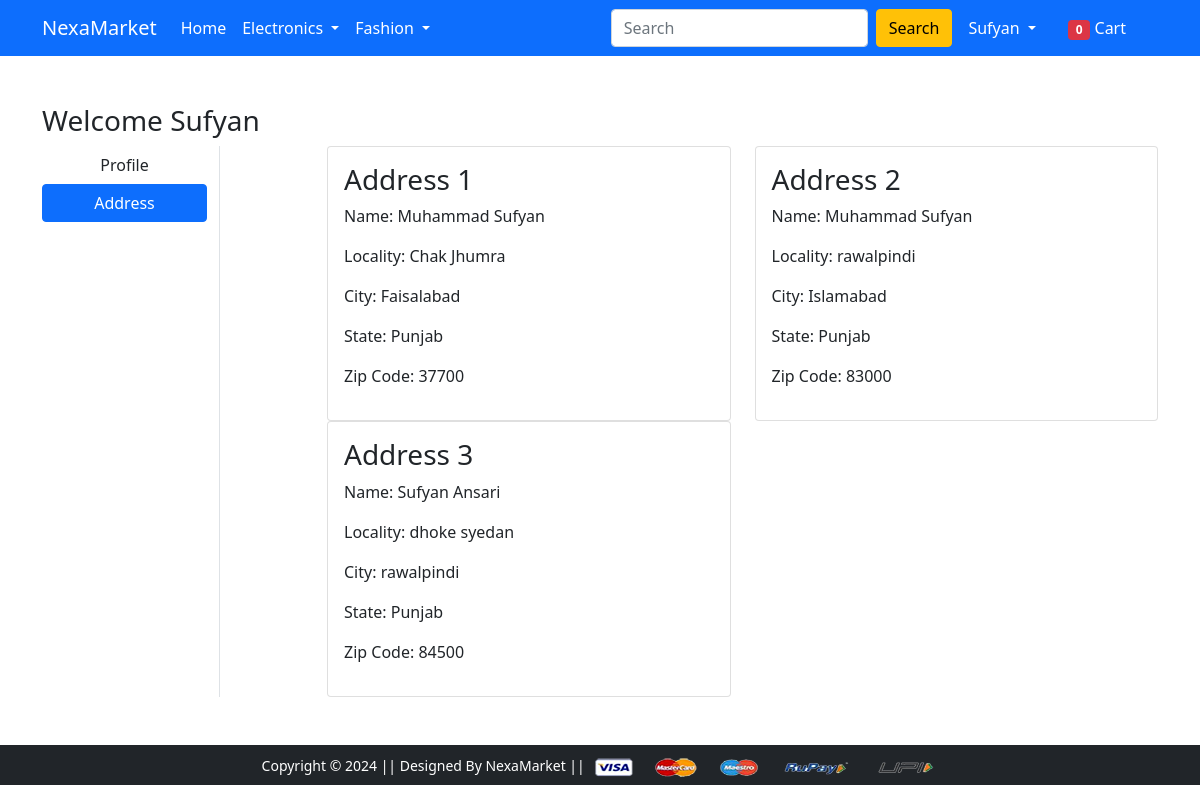
The app's page /address/ (signed in) with its own data.
### app/models.py (models this page shows, shortened)
class Customer(models.Model):
    user = models.ForeignKey(User, on_delete=models.CASCADE)
    name = models.CharField(max_length=200)
    locality = models.CharField(max_length=200)
    city = models.CharField(max_length=50)
    zipcode = models.IntegerField()
    state = models.CharField(choices=STATE_CHOICE,max_length=50)

### app/views.py (the view)
# urls.py: path('address/', views.address, name='address'),
@login_required
def address(request):
 address = Customer.objects.filter(user=request.user)
 current_items = 0
 if request.user.is_authenticated:
  current_items = len(Cart.objects.filter(user=request.user))
 return render(request, 'app/address.html',{'address':address,'active':
 'btn-primary','current_items':current_items})

### app/templates/app/address.html (shortened to what this page needs)
{% extends 'app/base.html' %}
{% load static %}
{% block main-content %}
<div class="container my-5">
 <div class="row">
 <h3>Welcome {{request.user|capfirst}}</h3>
  <div class="col-sm-2 border-end">
   <ul class="list-unstyled">
    <li class="d-grid"><a href="{% url 'profile' %}" class="btn ">Profile</a></li>
    <li class="d-grid"><a href="{% url 'address' %}" class="btn {{active}}">Address</a></li>
   </ul>
  </div>
  <div class="col-sm-9 offset-sm-1">
   <div class="row">
    {% for add in address %}
    <div class="col-sm-6">
     <div class="card">
      <div class="card-body">
       <h3>Address {{forloop.counter}}</h3>
       <p>Name: {{add.name}}</p>
       <p>Locality: {{add.locality}}</p>
       <p>City: {{add.city}}</p>
       <p>State: {{add.state}}</p>
       <p>Zip Code: {{add.zipcode}}</p>
      </div>
     </div>
    </div>
    {% endfor %}
   </div>
  </div>
 </div>
</div>
{% endblock main-content %}

### app/templates/app/base.html (shortened to what this page needs)
<!doctype html>
{% load static %}
<html lang="en">
  <head>
    <link href="https://cdn.jsdelivr.net/npm/bootstrap@5.0.0-beta1/dist/css/bootstrap.min.css" rel="stylesheet">
    <link rel="stylesheet" href="{% static 'app/css/owl.carousel.min.css' %}">
    <link rel="stylesheet" href="{% static 'app/css/all.min.css' %}">
    <link rel="stylesheet" href="{% static 'app/css/style.css' %}">
  </head>
  <body>
    <nav class="navbar navbar-expand-lg navbar-dark bg-primary">
     <div class="container">
       <a class="navbar-brand" href="/">NexaMarket</a>
       <div class="collapse navbar-collapse" id="navbarSupportedContent">
         <ul class="navbar-nav me-auto mb-2 mb-lg-0">
           <li class="nav-item">
             <a class="nav-link active" aria-current="page" href="/">Home</a>
           </li>
           <li class="nav-item dropdown">
             <a class="nav-link dropdown-toggle text-white" href="#" id="electronicsDropdown" role="button" data-bs-toggle="dropdown" aria-expanded="false">
               Electronics
             </a>
           </li>
           <li class="nav-item dropdown">
             <a class="nav-link dropdown-toggle text-white" href="#" id="fashionDropdown" role="button" data-bs-toggle="dropdown" aria-expanded="false">
               Fashion
             </a>
           </li>
         </ul>
         <form class="d-flex">
           <input class="form-control me-2" type="search" placeholder="Search" aria-label="Search">
           <button class="btn btn-warning" type="submit">Search</button>
         </form>
         <div>
          <ul class="navbar-nav me-auto mb-2 mb-lg-0">
            {% if request.user.is_authenticated %}
           <li class="nav-item dropdown mx-2">
              <a class="nav-link dropdown-toggle text-white" href="#" id="profileDropdown" role="button" data-bs-toggle="dropdown" aria-expanded="false">
                {{request.user|capfirst}}
              </a>
            </li>
            <li class="nav-item mx-2">
             <a href="{% url 'show_cart' %}" class="nav-link text-white"><span class="badge bg-danger">{{current_items}}</span> Cart </a>
            </li>
              {% else %}
             <a href="{% url 'login' %}" class="nav-link text-white">Login</a>
            </li>
            <li class="nav-item mx-2">
             <a href="{% url 'customerregistration' %}" class="nav-link text-white">Registration</a>
            </li>
            {% endif %}
          </ul>
         </div>
       </div>
     </div>
    </nav>
    {% block main-content %} {% endblock main-content %}
    <footer class="container-fluid bg-dark text-center p-2 mt-5">
        <small class="text-white">Copyright &copy; 2024 || Designed By NexaMarket || </small>
        <img src="{% static 'app/images/payment.png' %}" alt="" srcset="" class="img-fluid" height="2px">
    </footer>
  </body>
</html>

### records on screen
Customer: name "Muhammad Sufyan", locality "Chak Jhumra", city "Faisalabad", state "Punjab", zipcode "37700"
Customer: name "Muhammad Sufyan", locality "rawalpindi", city "Islamabad", state "Punjab", zipcode "83000"
Customer: name "Sufyan Ansari", locality "dhoke syedan", city "rawalpindi", state "Punjab", zipcode "84500"

### other values on screen
{{ request.user|capfirst }} "Sufyan"
{{ current_items }} "0"
